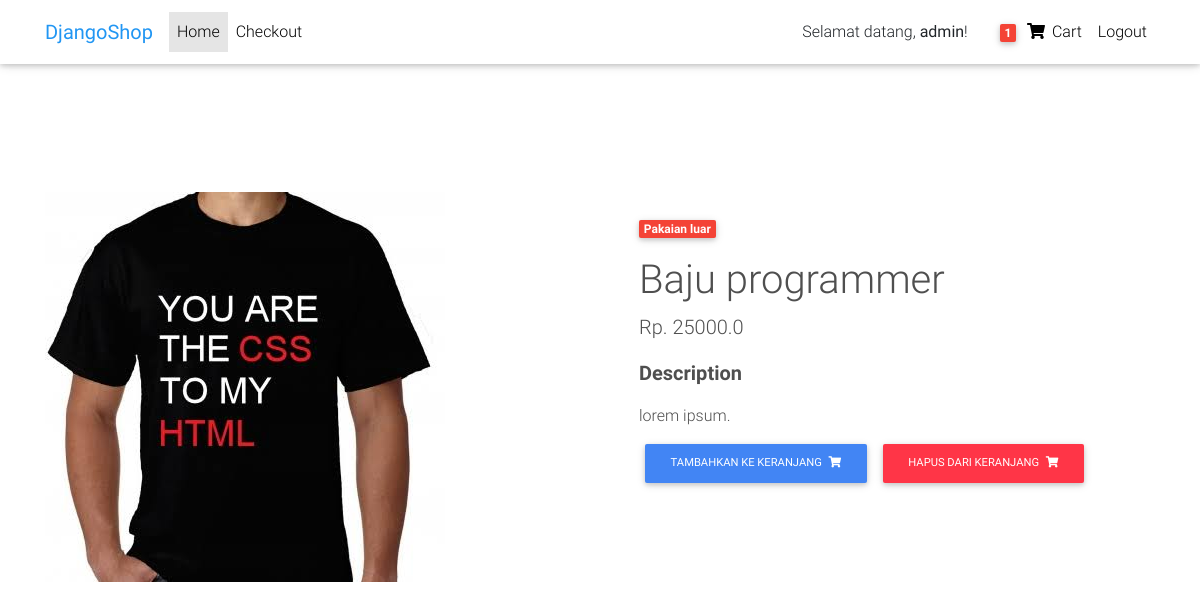
The app's page /product/test-product-2/ (signed in) with its own data.
### core/models.py (models this page shows, shortened)
class Order(models.Model):
    user            = models.ForeignKey(settings.AUTH_USER_MODEL, on_delete=models.CASCADE)
    items           = models.ManyToManyField(OrderItem)
    start_date      = models.DateTimeField(auto_now_add=True)
    ordered_date    = models.DateTimeField()
    ordered         = models.BooleanField(default=False)
    billing_address = models.ForeignKey(
        'BillingAddress', on_delete=models.SET_NULL, blank=True, null=True
    )
    payment         = models.ForeignKey(
        'Payment', on_delete=models.SET_NULL, blank=True, null=True
    )
    coupon          = models.ForeignKey('Coupon', on_delete=models.SET_NULL, blank=True, null=True)

class Item(models.Model):
    title           = models.CharField(max_length=100)
    price           = models.FloatField()
    discount_price  = models.FloatField(blank=True, null=True)
    category        = models.CharField(choices=CATEGORY_CHOICES, max_length=2)
    label           = models.CharField(choices=LABEL_CHOICES, max_length=1)
    slug            = models.SlugField()
    description     = models.TextField(null=True)
    image           = models.ImageField(null=True, blank=True)
    def get_add_to_cart_url(self):
        return reverse('core:add-to-cart', kwargs={
            'slug':self.slug
        })
    def get_remove_from_cart_url(self):
        return reverse('core:remove-from-cart', kwargs={
            'slug':self.slug
        })

### core/views.py (the view)
# urls.py: path('product/<slug>/', ItemDetailView.as_view(), name='product'),
class ItemDetailView(DetailView):
    model           = Item
    template_name   = 'product-page.html'

### core/templatetags/cart_template_tags.py (called while the page is built)
@register.filter
def cart_item_count(user):
    if user.is_authenticated:
        qs      = Order.objects.filter(user=user, ordered=False)
        if qs.exists():
            return qs[0].items.count()
    return 0

### templates/product-page.html (shortened to what this page needs)
{% extends 'base.html' %}
{% block content %}
{% include 'snippets/nav.html' %}
<main class="mt-5 pt-4">
  <div class="container dark-grey-text mt-5">
    <div class="row wow fadeIn">
      <div class="col-md-6 mb-4">
        <img src="{{ object.image.url }}" class="img-fluid" alt="">
      </div>
      <div class="col-md-6 mb-4">
        <div class="p-4">
          <div class="mb-3">
              <span class="badge red mr-1">{{ object.get_category_display }}</span>
          </div>
          <h1> {{ object.title }} </h1>
          <p class="lead">
            {% if object.discount_price %}
              <span class="mr-1">
                <del>Rp. {{ object.price }}</del>
              </span>
              <span>Rp. {{ object.discount_price }}</span>
            {% else %}
            <span>Rp. {{ object.price }}</span>
            {% endif %}
          </p>
          <p class="lead font-weight-bold">Description</p>
          <p>{{ object.description }}</p>
          {% if user.is_authenticated %}
          <a href="{{ object.get_add_to_cart_url }}" class="btn btn-primary btn-md my-0 p">
            Tambahkan ke keranjang
            <i class="fas fa-shopping-cart ml-1"></i>
          </a>
          <a href="{{ object.get_remove_from_cart_url }}" class="btn btn-danger btn-md my-0 p">
            Hapus dari keranjang
            <i class="fas fa-shopping-cart ml-1"></i>
          </a>
          {% endif %}
        </div>
      </div>
    </div>
  </div>
</main>
{% endblock content %}

### templates/snippets/nav.html (shortened to what this page needs)
{% load cart_template_tags %}
<nav class="navbar fixed-top navbar-expand-lg navbar-light white scrolling-navbar">
    <div class="container">
        <a class="navbar-brand waves-effect"target="_blank">
            <strong class="blue-text">DjangoShop</strong>
        </a>
        <div class="collapse navbar-collapse" id="navbarSupportedContent">
            <ul class="navbar-nav mr-auto">
                <li class="nav-item active">
                    <a class="nav-link waves-effect" href="{% url 'core:item-list' %}">Home
                    </a>
                </li>
                {% if request.user.is_authenticated %}
                <li class="nav-item">
                    <a class="nav-link waves-effect" href="{% url 'core:checkout' %}"
                    target="_blank">Checkout</a>
                </li>
                {% endif %}
            </ul>
            <ul class="navbar-nav nav-flex-icons">
                {% if request.user.is_authenticated %}
                <li class="nav-item mt-2 mr-4">
                    <span class="clearfix d-none d-sm-inline-block"> Selamat datang, <b>{{user}}</b>! </span>
                </li>
                <li class="nav-item">
                    <a href="{% url 'core:order-summary' %}" class="nav-link waves-effect">
                        <span class="badge red z-depth-1 mr-1"> {{ request.user|cart_item_count }} </span>
                        <i class="fas fa-shopping-cart"></i>
                        <span class="clearfix d-none d-sm-inline-block"> Cart </span>
                    </a>
                </li>
                <li class="nav-item">
                    <a href="{% url 'logout' %}" class="nav-link waves-effect">
                        <span class="clearfix d-none d-sm-inline-block"> Logout </span>
                    </a>
                </li>
                {% endif %}
            </ul>
        </div>
        </div>
    </nav>

### records on screen
Item: image (picture), category "Pakaian luar", title "Baju programmer", price "25000.0", description "lorem ipsum."

### other values on screen
{{ user }} "admin"
{{ request.user|cart_item_count }} "1"
